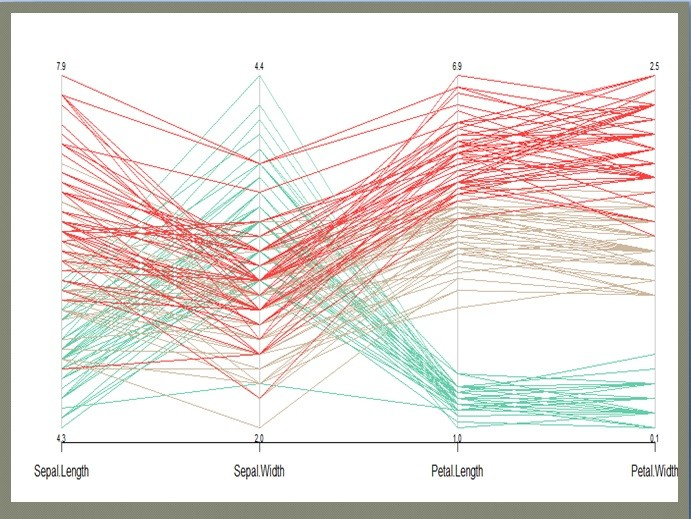
#> input picture notebooks/images/66.jpeg, 691 x 519 px; its folder holds only this picture in this run
$ python -i clustering_category_separation.py   (imports and definitions only)
#> lines starting #> are read from the running program, lines starting #| are printed output that depends on the picture; after the words box and inside, x2 and y2 are one past the last pixel; in counts of white or black regions, pixels touching at a corner belong together
# clustering_category_separator.py
import os
import re
import json
from pathlib import Path

import cv2
import numpy as np
from PIL import Image
from sklearn.cluster import DBSCAN


class ClusteringCategorySeparator:
    """
    Clustering-based color category separation (white background), similar to CategorySeparator.
    Workflow per base image:
      1) Group all its _crop_# images.
      2) Pick the "best" crop (most clusters by DBSCAN on downsampled hue).
      3) Compute hue ranges on that best crop (min/max per cluster).
      4) Apply those ranges to *all* crops -> build masks, save white-bg cutouts, assign lines.

    If a JSON with `category_colors` exists for a base, cluster centers are mapped to the closest category.
    Otherwise, outputs are named *_cat_1, *_cat_2, ... (stable order by cluster center hue).

    Notes:
      - Foreground masking uses HSV thresholds [S>=50, V>=50] to avoid white-ish background.
      - DBSCAN parameters (eps, min_samples) and downsample factors are tunable.
      - Lines are assigned by testing the line midpoint against the mask.
    """

    # ---------- Utilities ----------
    @staticmethod
    def _json_exists(p):
        return bool(p) and os.path.exists(p)

    # [108 lines left out: functions _closest_category, _base_stem, _load_lines, _count_gt_categories_for_base, _load_lines_structured, not called in this run]

    # ---------- Core clustering helpers ----------
    def _cluster_hues(self, img_bgr, resize_factor, eps, min_samples, sat_thresh=50, val_thresh=50):
        """
        Run DBSCAN on downsampled hue channel (only moderately saturated/bright pixels).
        Return: dict cluster_id -> (min_hue, max_hue, center_hue), and list of kept cluster ids.
        """
        hsv = cv2.cvtColor(img_bgr, cv2.COLOR_BGR2HSV)
        H, S, V = hsv[..., 0], hsv[..., 1], hsv[..., 2]

        # Keep only reasonably saturated/bright pixels to avoid white-ish background
        valid = (S >= sat_thresh) & (V >= val_thresh)
        h_small = cv2.resize(H, (0, 0), fx=resize_factor, fy=resize_factor, interpolation=cv2.INTER_NEAREST)
        s_small = cv2.resize(S, (0, 0), fx=resize_factor, fy=resize_factor, interpolation=cv2.INTER_NEAREST)
        v_small = cv2.resize(V, (0, 0), fx=resize_factor, fy=resize_factor, interpolation=cv2.INTER_NEAREST)
        valid_small = (s_small >= sat_thresh) & (v_small >= val_thresh)

        hue_vals = h_small[valid_small].reshape(-1, 1)
        if hue_vals.size == 0:
            return {}, []

        db = DBSCAN(eps=eps, min_samples=min_samples)
        lab = db.fit_predict(hue_vals)
        keep = np.unique(lab[lab != -1])

        cluster_ranges = {}
        for cid in keep:
            ch = hue_vals[lab == cid]
            if ch.size == 0:
                continue
            hmin, hmax = int(np.min(ch)), int(np.max(ch))
            center = float((hmin + hmax) / 2.0)
            cluster_ranges[int(cid)] = (hmin, hmax, center)
        return cluster_ranges, keep.tolist()

    # [37 lines left out: function _cluster_hues_fullres, not called in this run]

    def _build_masks_from_ranges(self, hsv_img, cluster_ranges, pad=5):
        """
        Build binary masks per cluster from (min_hue, max_hue, center).
        Returns a list of tuples (cluster_id, mask, center_hue).
        """
        masks = []
        for cid, (hmin, hmax, center) in cluster_ranges.items():
            low = np.array([max(0, hmin - pad), 50, 50], dtype=np.uint8)
            high = np.array([min(179, hmax + pad), 255, 255], dtype=np.uint8)
            mask = cv2.inRange(hsv_img, low, high)
            if np.count_nonzero(mask) == 0:
                continue
            masks.append((cid, mask, center))
        # sort by increasing center hue for stable naming
        masks.sort(key=lambda t: t[2])
        return masks

    # ---------- Single-image application ----------
    def _apply_ranges_to_image(
            self,
            crop_path,
            ranges,
            json_path,
            output_dir,
            category_colors=None,
            prefer_gt_lines=True
    ):
        """
        Apply discovered hue ranges to a single crop and save white-bg cutouts.
        If `prefer_gt_lines` and per-category GT exists in json, use GT lines verbatim.
        Returns output_data, color_data.
        """
        os.makedirs(output_dir, exist_ok=True)
        img_bgr = cv2.imread(crop_path)
        if img_bgr is None:
            raise FileNotFoundError(crop_path)
        hsv = cv2.cvtColor(img_bgr, cv2.COLOR_BGR2HSV)

        # Build masks from the provided cluster ranges (sorted by center hue)
        color_masks = self._build_masks_from_ranges(hsv, ranges,
                                                    pad=5)  # (cid, mask, center) :contentReference[oaicite:1]{index=1}

        # ---- Load GT lines (both shapes supported) ----
        gt_cat_dict = None  # dict: cat -> list of coords  (if JSON has per-category)
        merged_lines = []  # flat list of coords (fallback)
        if self._json_exists(json_path):
            with open(json_path, "r") as f:
                data = json.load(f)

            # find crop key from filename, e.g. image_10_crop_2_*.png -> crop_2
            m = re.search(r"_crop_(\d+)", Path(crop_path).stem)
            if m:
                crop_key = f"crop_{m.group(1)}"
                crop_val = (data.get("lines") or {}).get(crop_key, [])

                if isinstance(crop_val, dict):
                    gt_cat_dict = crop_val  # keep as-is (preserve types/order)
                    # also prepare a merged list for non-category path
                    for _, coords in (crop_val or {}).items():
                        if coords:
                            merged_lines.extend(coords)
                elif isinstance(crop_val, list):
                    merged_lines = crop_val or []

            # Optional category mapping hints
            if category_colors is None:
                category_colors = data.get("category_colors", None)  # may still be None

        output_data, color_data = [], []

        # ---- With configured categories ----
        if category_colors:
            # Prepare accumulators
            cat_coords = {cat: [] for cat in category_colors}
            cat_masks = {cat: np.zeros(img_bgr.shape[:2], dtype=np.uint8) for cat in category_colors}

            if prefer_gt_lines and isinstance(gt_cat_dict, dict):
                # Use GT coordinates verbatim per category (no reassignment / casting)
                for cat in cat_coords:
                    cat_coords[cat] = gt_cat_dict.get(cat, [])
                # Still build masks for visuals: map each cluster to the nearest category
                for _, m, center in color_masks:
                    cat = self._closest_category((center / 180.0, 1, 1),
                                                 category_colors)  # :contentReference[oaicite:2]{index=2}
                    cat_masks[cat] = cv2.bitwise_or(cat_masks[cat], m)
            else:
                # Original behavior: assign by midpoint-in-mask, then map to closest category
                for line in (merged_lines or []):
                    x1, y1, x2, y2 = map(int, line)
                    mx, my = int((x1 + x2) / 2), int((y1 + y2) / 2)
                    for _, m, center in color_masks:
                        if 0 <= my < m.shape[0] and 0 <= mx < m.shape[1] and m[my, mx] > 0:
                            cat = self._closest_category((center / 180.0, 1, 1), category_colors)
                            cat_coords.setdefault(cat, []).append(line)
                            cat_masks[cat] = cv2.bitwise_or(cat_masks[cat], m)
                            break

            # Save per-category (white bg), unchanged structure
            for cat, m in cat_masks.items():
                if np.count_nonzero(m) == 0:
                    continue
                white = np.full_like(img_bgr, 255)
                fg = cv2.bitwise_and(img_bgr, img_bgr, mask=m)
                inv = cv2.bitwise_not(m)
                out = cv2.bitwise_or(fg, cv2.bitwise_and(white, white, mask=inv))
                out_name = f"{Path(crop_path).stem}_{cat}.png"
                cv2.imwrite(os.path.join(output_dir, out_name), out)
                output_data.append({"filename": out_name, "lines": cat_coords.get(cat, [])})
                color_data.append({"filename": out_name, "color_hsv": category_colors[cat]})
            return output_data, color_data

        # ---- No configured categories: name outputs *_cat_# in hue order ----
        # Use merged_lines (GT union or flat) and assign by midpoint to cluster masks (stable order).
        cat_coords = {cid: [] for cid, *_ in color_masks}
        for line in (merged_lines or []):
            x1, y1, x2, y2 = map(int, line)
            mx, my = int((x1 + x2) / 2), int((y1 + y2) / 2)
            for cid, m, _ in color_masks:
                if 0 <= my < m.shape[0] and 0 <= mx < m.shape[1] and m[my, mx] > 0:
                    cat_coords[cid].append(line)
                    break

        for idx, (cid, m, center) in enumerate(color_masks, start=1):
            if np.count_nonzero(m) == 0:
                continue
            white = np.full_like(img_bgr, 255)
            fg = cv2.bitwise_and(img_bgr, img_bgr, mask=m)
            inv = cv2.bitwise_not(m)
            out = cv2.bitwise_or(fg, cv2.bitwise_and(white, white, mask=inv))
            out_name = f"{Path(crop_path).stem}_cat_{idx}.png"
            cv2.imwrite(os.path.join(output_dir, out_name), out)
            output_data.append({"filename": out_name, "lines": cat_coords.get(cid, [])})
            color_data.append({
                "filename": out_name,
                "color_hsv": {"h": round(center / 180.0, 2), "s": 1, "v": 1}
            })
        return output_data, color_data

    # ---------- Public: single image ----------
    def process_single_image(
        self,
        image_path,
        json_path=None,
        output_dir=".",
        resize_factor=0.30,
        eps=5,
        min_samples=200,
        sat_thresh=50,
        val_thresh=50
    ):
        """
        Discover hue clusters **on this image** and apply them to this image only.
        White background cutouts. Returns (output_data, color_data).
        """
#> called with image_path = '../../../notebooks/images/66.jpeg', output_dir = '.', resize_factor = 0.3, eps = 5, min_samples = 200, sat_thresh = 50, val_thresh = 50
        os.makedirs(output_dir, exist_ok=True)
        img_bgr = cv2.imread(image_path)
#> img_bgr is the input picture: shape (519, 691, 3); mean B, G, R 220.4, 224.1, 230.2
        if img_bgr is None:
            raise FileNotFoundError(image_path)

        # Cluster hue ranges on this image
        ranges, kept = self._cluster_hues(
            img_bgr, resize_factor=resize_factor, eps=eps, min_samples=min_samples,
            sat_thresh=sat_thresh, val_thresh=val_thresh
        )
#> in _cluster_hues, `valid = (S >= sat_thresh) & (V >= val_thresh)`:
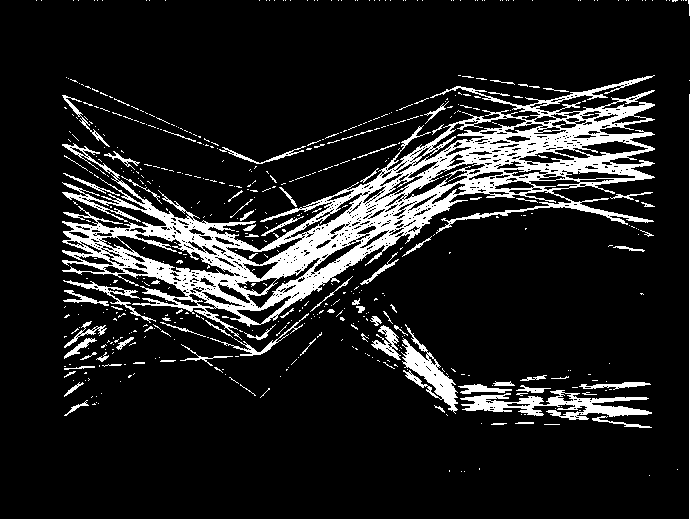
#> valid: shape (519, 691) bool; 12.6% white; 546 white regions (465 under 20 px), largest, box (x1, y1, x2, y2) and area: (62, 75, 655, 340) 32143, (460, 390, 652, 420) 2332, (401, 324, 458, 414) 1563
#> in _cluster_hues, `h_small = cv2.resize(H, (0, 0), fx=resize_factor, fy=resize_factor, in..`:
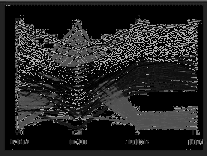
#> h_small: shape (156, 207); min 0, max 179, mean 36
#> in _cluster_hues, `s_small = cv2.resize(S, (0, 0), fx=resize_factor, fy=resize_factor, in..`:
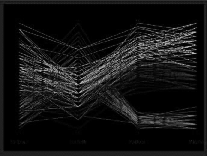
#> s_small: shape (156, 207); min 0, max 188, mean 19.4
#> in _cluster_hues, `valid_small = (s_small >= sat_thresh) & (v_small >= val_thresh)`:
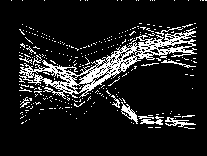
#> valid_small: shape (156, 207) bool; 12.3% white in thin lines or dots, all inside (x1, y1, x2, y2) = (11, 0, 207, 129)
#> in _cluster_hues, `hue_vals = h_small[valid_small].reshape(-1, 1)`: hue_vals = 3978 values, max 179 at index 23, min 0 at index 27, mean 60.69
#> in _cluster_hues, `lab = db.fit_predict(hue_vals)`: lab = 3978 values, max 2 at index 811, min -1 at index 0, mean 0.895
#> in _cluster_hues, `keep = np.unique(lab[lab != -1])`: keep = [0, 1, 2]
#> the loop in _cluster_hues, `for cid in keep:` made 3 passes
#> (hmin, hmax, center) on passes 1 to 3: (173, 179, 176), (0, 18, 9), (70, 86, 78)
#> after the loop in _cluster_hues, `for cid in keep:`: cluster_ranges = {0: (173, 179, 176), 1: (0, 18, 9), 2: (70, 86, 78)}
#> ranges has the same summary as cluster_ranges in _cluster_hues; kept = [0, 1, 2]
        if not kept:
            return [], []

        # Optional categories
        category_colors = None
        if self._json_exists(json_path):
            with open(json_path, "r") as f:
                data = json.load(f)
            category_colors = data.get("category_colors", None)

        return self._apply_ranges_to_image(
            crop_path=image_path,
            ranges=ranges,
            json_path=json_path,
            output_dir=output_dir,
            category_colors=category_colors
        )
#> the loop in _build_masks_from_ranges, `for cid, (hmin, hmax, center) in cluster_ranges.items():` made 3 passes
#> (hmin, hmax, center, low, high) on passes 1 to 3: (173, 179, 176, [168, 50, 50], [179, 255, 255]), (0, 18, 9, [0, 50, 50], [23, 255, 255]), (70, 86, 78, [65, 50, 50], [91, 255, 255])
#> pass 1, in _build_masks_from_ranges, `mask = cv2.inRange(hsv_img, low, high)`:
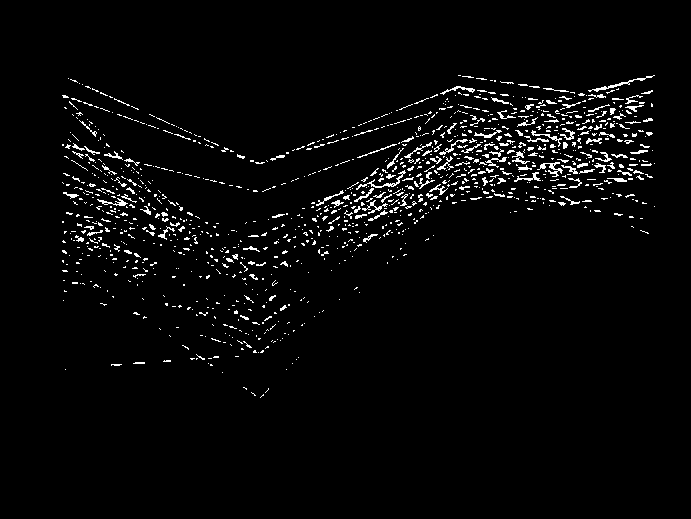
#> mask: shape (519, 691); 3.2% white in thin lines or dots, all inside (x1, y1, x2, y2) = (62, 75, 655, 398)
#> after the loop in _build_masks_from_ranges, `for cid, (hmin, hmax, center) in cluster_ranges.items():`: masks = 3 items
#> in _apply_ranges_to_image, `cat_coords = {cid: [] for cid, *_ in color_masks}`: cat_coords = {1: [], 2: [], 0: []}
#> the loop in _apply_ranges_to_image, `for idx, (cid, m, center) in enumerate(color_masks, start=1):` made 3 passes
#> (cid, center, out_name) on passes 1 to 3: (1, 9, '66_cat_1.png'), (2, 78, '66_cat_2.png'), (0, 176, '66_cat_3.png')
#> pass 1, in _apply_ranges_to_image, `out = cv2.bitwise_or(fg, cv2.bitwise_and(white, white, mask=inv))`:
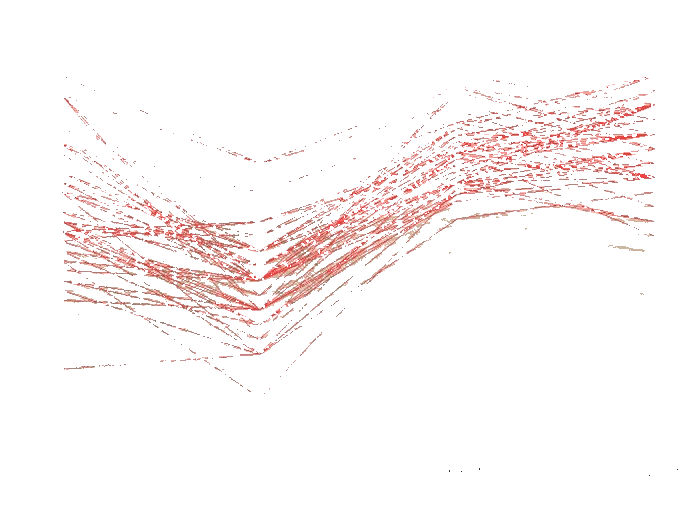
#> out: shape (519, 691, 3); mean B, G, R 246.9, 247.3, 252.1
#> after the loop in _apply_ranges_to_image, `for idx, (cid, m, center) in enumerate(color_masks, start=1):`:
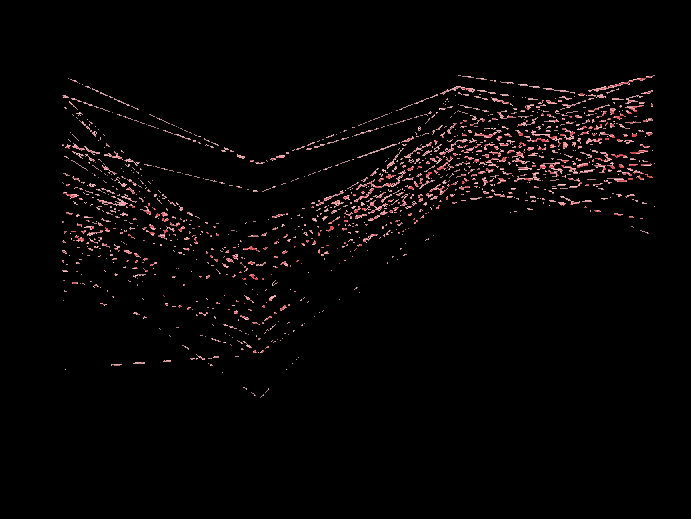
#> fg: shape (519, 691, 3); mean B, G, R 4.6, 4.4, 6.8
#> after the loop in _apply_ranges_to_image, `for idx, (cid, m, center) in enumerate(color_masks, start=1):`: color_data = 3 items

    # ---------- Public: batch over directory (group by base; choose best crop) ----------
    # [136 lines left out: function process_batch, not called in this run]

>>> result = ClusteringCategorySeparator().process_single_image('../../../notebooks/images/66.jpeg')

$ run again, on notebooks/images/1.png
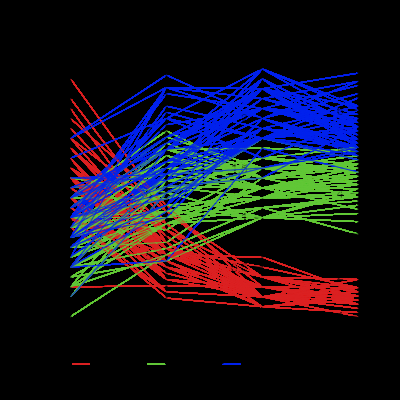
#> input picture notebooks/images/1.png, 400 x 400 px
#> in process_single_image, img_bgr is the input picture: shape (400, 400, 3); mean B, G, R 30.5, 20.2, 21.1
#> hsv: shape (400, 400, 3); mean H, S, V 17.5, 54.4, 51.4
#> valid: shape (400, 400) bool; 24.7% white; 4 white regions, box (x1, y1, x2, y2) and area: (70, 68, 359, 317) 39404, (222, 363, 241, 365) 38, (147, 363, 166, 365) 37, (72, 363, 90, 365) 36
#> valid_small: shape (120, 120) bool; 24.6% white; 36 white regions (35 under 20 px), largest, box (x1, y1, x2, y2) and area: (21, 21, 108, 95) 3423
#> hue_vals = 3541 values, max 179 at index 319, min 0 at index 37, mean 71.02
#> lab = 3541 values, max 2 at index 638, min -1 at index 319, mean 0.661
#> keep = [0, 1, 2]
#> the loop in _cluster_hues, `for cid in keep:` made 3 passes
#> (hmin, hmax, center) on passes 1 to 3: (103, 126, 114.5), (0, 9, 4.5), (41, 61, 51)
#> after the loop in _cluster_hues, `for cid in keep:`: cluster_ranges = {0: (103, 126, 114.5), 1: (0, 9, 4.5), 2: (41, 61, 51)}
#> ranges has the same summary as cluster_ranges in _cluster_hues; kept = [0, 1, 2]
#> the loop in _build_masks_from_ranges, `for cid, (hmin, hmax, center) in cluster_ranges.items():` made 3 passes
#> (hmin, hmax, center, low, high) on passes 1 to 3: (103, 126, 114.5, [98, 50, 50], [131, 255, 255]), (0, 9, 4.5, [0, 50, 50], [14, 255, 255]), (41, 61, 51, [36, 50, 50], [66, 255, 255])
#> after the loop in _build_masks_from_ranges, `for cid, (hmin, hmax, center) in cluster_ranges.items():`: masks = 3 items
#> cat_coords = {1: [], 2: [], 0: []}
#> the loop in _apply_ranges_to_image, `for idx, (cid, m, center) in enumerate(color_masks, start=1):` made 3 passes
#> (cid, center, out_name) on passes 1 to 3: (1, 4.5, '1_cat_1.png'), (2, 51, '1_cat_2.png'), (0, 114.5, '1_cat_3.png')
#> pass 1, in _apply_ranges_to_image, `out = cv2.bitwise_or(fg, cv2.bitwise_and(white, white, mask=inv))`:
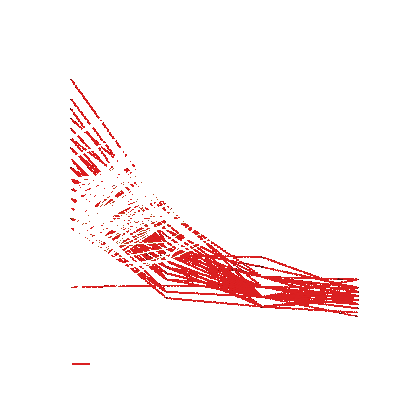
#> out: shape (400, 400, 3); mean B, G, R 242, 242.1, 252.6
#> after the loop in _apply_ranges_to_image, `for idx, (cid, m, center) in enumerate(color_masks, start=1):`:
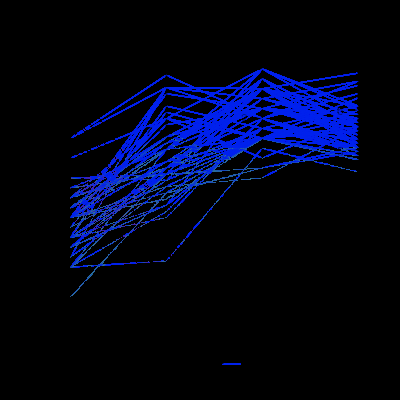
#> fg: shape (400, 400, 3); mean B, G, R 24.1, 4.4, 0.8
#> after the loop in _apply_ranges_to_image, `for idx, (cid, m, center) in enumerate(color_masks, start=1):`: color_data = 3 items
